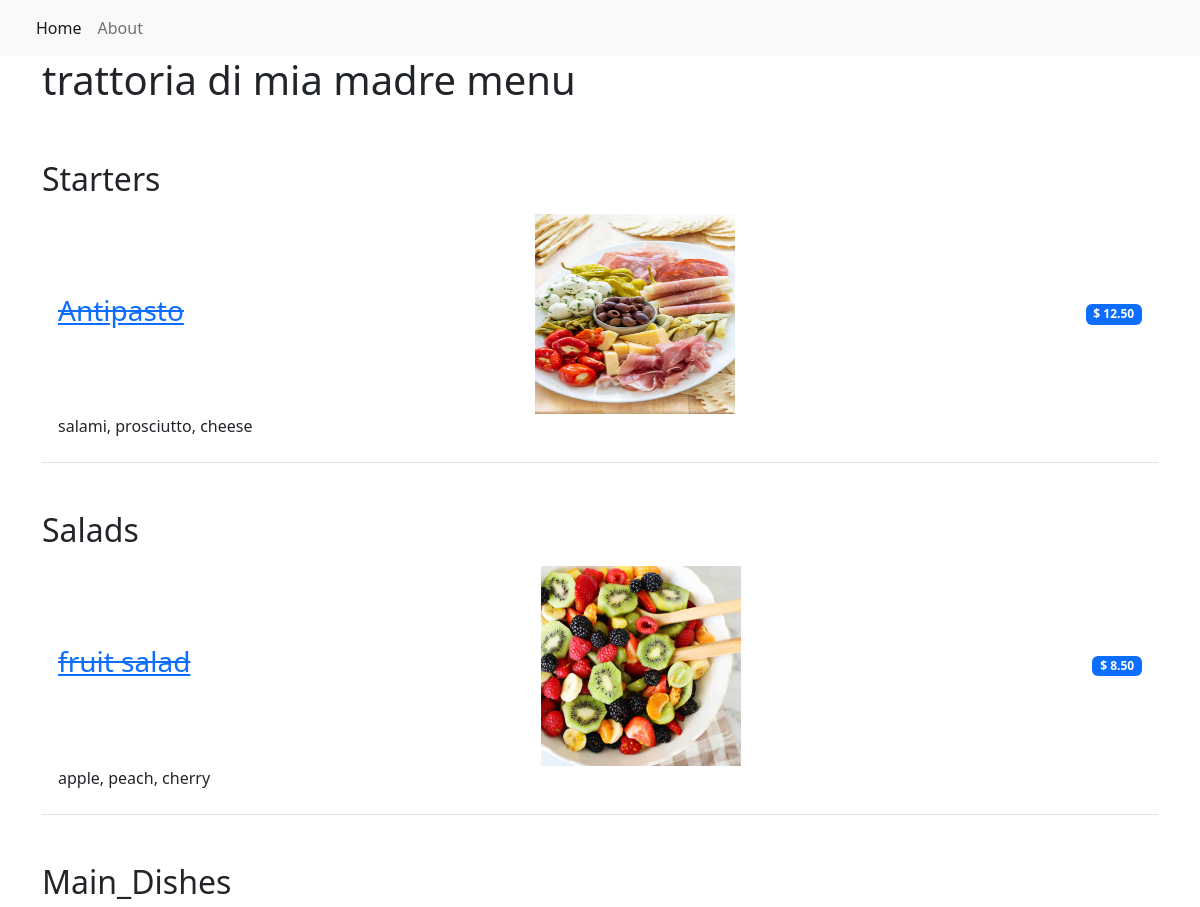
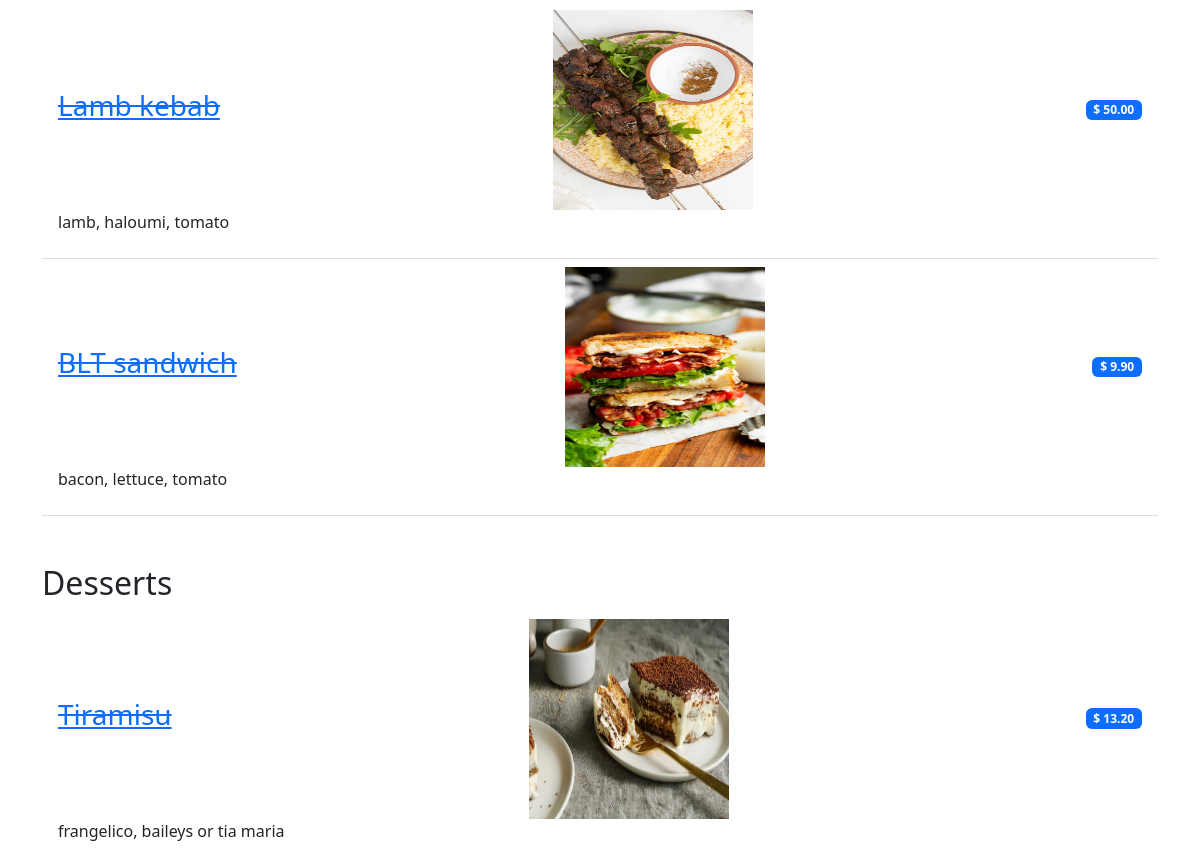
The page / on the database its author committed (2 pictures, top to bottom).
### restaurant_menu/models.py (models this page shows, shortened)
class Item(models.Model):
    meal = models.CharField(max_length=1000, unique=True)
    description = models.CharField(max_length=2000)
    price = models.DecimalField(max_digits=10, decimal_places=2)
    meal_type = models.CharField(max_length=200, choices=MEAL_TYPE)
    author = models.ForeignKey(User, on_delete=models.PROTECT)
    status = models.IntegerField(choices=STATUS, default=0)
    date_created = models.DateTimeField(auto_now_add=True)
    date_updated = models.DateTimeField(auto_now=True)
    image = models.ImageField(upload_to="static/images", null=True, blank=True)

### restaurant_menu/views.py (the view)
# urls.py: path('', views.MenuList.as_view(), name='home'),
class MenuList(generic.ListView):
    queryset = Item.objects.order_by("-date_created")
    template_name = "index.html"
    def get_context_data(self, **kwargs):
        context = super().get_context_data(**kwargs)
        context["meals"] = MEAL_TYPE
        return context

### restaurant_menu/templates/index.html (shortened to what this page needs)
{% extends 'base.html' %}
{% block content %}
<div class = "container">
    <h1>trattoria di mia madre menu</h1>
        <ul class="list-group list-group-flush">
            {% for meal in meals %}
            <h2 class="pt-5">{{meal.1}} </h2>
                {% for row in item_list %}
                    {% if row.meal_type == meal.0 %}
                        {%  if row.status == 1%}
                        <li class="list-group-item d-flex justify-content-between align-items-center border-0 pb-0">
                            {% load static %}
                            <a href="{% url 'menu_item' row.pk %}"><h3><del>{{row.meal}}</del></h3></a>
                        {% if row.image %}
                            {% if row.meal == "Antipasto" %}
                            <img src="{% static 'images/Antipasto-Platter.jpg' %}" width="200" height ="200">
                            {% endif %}
                            {% if row.meal == "BLT sandwich" %}
                            <img src="{% static 'images/How-to-make-the-best-BLT-recipe-4-1024x1536.jpg' %}" width="200" height ="200">
                            {% endif %}
                            {% if row.meal == "Lamb kebab" %}
                            <img src="{% static 'images/Lamb-Kebabs-Salimas-Kitchen-.ARW-51-1280x1920.jpg' %}" width="200" height ="200">
                            {% endif %}
                            {% if row.meal == "Tiramisu" %}
                            <img src="{% static 'images/05COOKING-TIRAMISU1-master768.webp' %}" width="200" height ="200">
                            {% endif %}
                            {% if row.meal == "fruit salad" %}
                            <img src="{% static 'images/Fruit-Salad-Recipe.jpg' %}" width="200" height ="200">
                            {% endif %}
                        {% endif %}
                            <span class="badge bg-primary square-pill">$ {{ row.price }}</span>
                        </li>
                        <li class="list-group-item pt-0">
                            <p>{{row.description}}</p>
                        </li>
                        {% endif %}
                    {% endif %}
                {% endfor %}
            {% endfor %}
    </ul>
</div>
{% endblock content %}

### restaurant_menu/templates/base.html (shortened to what this page needs)
<!DOCTYPE html>
<html lang="en">
    <head>
        <link href="https://cdn.jsdelivr.net/npm/bootstrap@5.2.0-beta1/dist/css/bootstrap.min.css" rel="stylesheet">
    </head>
    <body>
        <nav class="navbar navbar-expand-lg bg-light">
            <div class="container-fluid">
                <div class="collapse navbar-collapse" id="navbarNav">
                    <ul class="navbar-nav">
                         <li class="nav-item">
                            <a class="nav-link active" aria-current="page" href="{% url 'home' %}">Home</a>
                        </li>
                        <li class="nav-item">
                            <a class="nav-link" aria-current="page" href="{% url 'home' %}">About</a>
                        </li>
                    </ul>
                </div>
            </div>
        </nav>
        {% block content %}
        {% endblock content %}
    </body>
</html>

### rows shown on the page
Item: meal "Antipasto", price "12.50", description "salami, prosciutto, cheese"
Item: meal "fruit salad", price "8.50", description "apple, peach, cherry"
Item: meal "Lamb kebab", price "50.00", description "lamb, haloumi, tomato"
Item: meal "BLT sandwich", price "9.90", description "bacon, lettuce, tomato"
Item: meal "Tiramisu", price "13.20", description "frangelico, baileys or tia maria"

### other values the page prints
{{ meal.1 }} "Starters" "Salads" "Main_Dishes" "Desserts"
